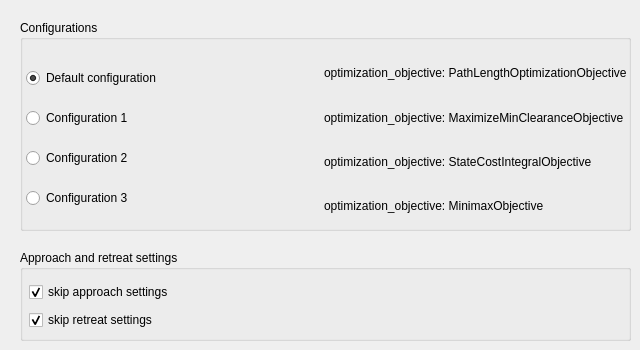
   <widget class="QWidget" name="tab_general">
    <attribute name="title">
     <string>General Settings</string>
    </attribute>
    <widget class="QGroupBox" name="groupBox">
     <property name="geometry">
      <rect>
       <x>20</x>
       <y>20</y>
       <width>611</width>
       <height>211</height>
      </rect>
     </property>
     <property name="title">
      <string>Configurations</string>
     </property>
     <widget class="QWidget" name="">
      <property name="geometry">
       <rect>
        <x>6</x>
        <y>34</y>
        <width>601</width>
        <height>171</height>
       </rect>
      </property>
      <layout class="QHBoxLayout" name="horizontalLayout">
       <item>
        <layout class="QVBoxLayout" name="verticalLayout_2">
         <item>
          <widget class="QRadioButton" name="radioButton_default">
           <property name="text">
            <string>Default configuration </string>
           </property>
           <property name="checked">
            <bool>true</bool>
           </property>
          </widget>
         </item>
         <item>
          <widget class="QRadioButton" name="radioButton_1">
           <property name="text">
            <string>Configuration 1</string>
           </property>
          </widget>
         </item>
         <item>
          <widget class="QRadioButton" name="radioButton_2">
           <property name="text">
            <string>Configuration 2</string>
           </property>
          </widget>
         </item>
         <item>
          <widget class="QRadioButton" name="radioButton_3">
           <property name="text">
            <string>Configuration 3</string>
           </property>
          </widget>
         </item>
        </layout>
       </item>
       <item>
        <layout class="QVBoxLayout" name="verticalLayout">
         <item>
          <widget class="QLabel" name="label">
           <property name="text">
            <string>optimization_objective: PathLengthOptimizationObjective</string>
           </property>
          </widget>
         </item>
         <item>
          <widget class="QLabel" name="label_2">
           <property name="text">
            <string>optimization_objective: MaximizeMinClearanceObjective</string>
           </property>
          </widget>
         </item>
         <item>
          <widget class="QLabel" name="label_3">
           <property name="text">
            <string>optimization_objective: StateCostIntegralObjective</string>
           </property>
          </widget>
         </item>
         <item>
          <widget class="QLabel" name="label_4">
           <property name="text">
            <string>optimization_objective: MinimaxObjective</string>
           </property>
          </widget>
         </item>
        </layout>
       </item>
      </layout>
     </widget>
    </widget>
    <widget class="QGroupBox" name="groupBox_constraints_2">
     <property name="geometry">
      <rect>
       <x>20</x>
       <y>250</y>
       <width>611</width>
       <height>91</height>
      </rect>
     </property>
     <property name="title">
      <string>Approach and retreat settings</string>
     </property>
     <widget class="QWidget" name="layoutWidget_5">
      <property name="geometry">
       <rect>
        <x>9</x>
        <y>30</y>
        <width>221</width>
        <height>54</height>
       </rect>
      </property>
      <layout class="QVBoxLayout" name="verticalLayout_26">
       <item>
        <widget class="QCheckBox" name="checkBox_approach">
         <property name="text">
          <string>skip approach settings</string>
         </property>
         <property name="checked">
          <bool>true</bool>
         </property>
        </widget>
       </item>
       <item>
        <widget class="QCheckBox" name="checkBox_retreat">
         <property name="text">
          <string>skip retreat settings</string>
         </property>
         <property name="checked">
          <bool>true</bool>
         </property>
        </widget>
       </item>
      </layout>
     </widget>
    </widget>
   </widget>
